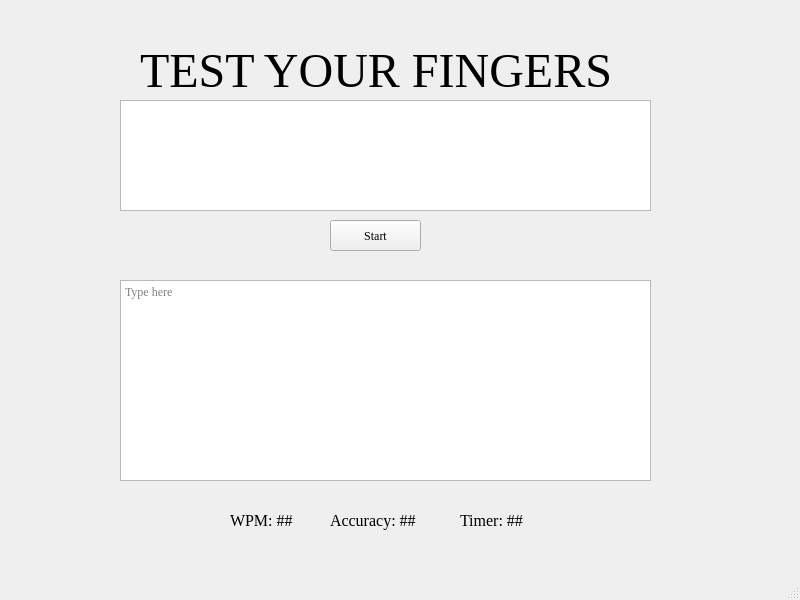
<?xml version="1.0" encoding="UTF-8"?>
<ui version="4.0">
 <class>MainWindow</class>
 <widget class="QMainWindow" name="MainWindow">
  <property name="geometry">
   <rect>
    <x>0</x>
    <y>0</y>
    <width>800</width>
    <height>600</height>
   </rect>
  </property>
  <property name="font">
   <font>
    <family>Georgia</family>
   </font>
  </property>
  <property name="windowTitle">
   <string>WPM Tester</string>
  </property>
  <widget class="QWidget" name="centralwidget">
   <widget class="QLabel" name="promptTitle">
    <property name="geometry">
     <rect>
      <x>140</x>
      <y>30</y>
      <width>511</width>
      <height>81</height>
     </rect>
    </property>
    <property name="font">
     <font>
      <family>Georgia</family>
      <pointsize>36</pointsize>
     </font>
    </property>
    <property name="text">
     <string>TEST YOUR FINGERS</string>
    </property>
   </widget>
   <widget class="QPushButton" name="loadPrompt">
    <property name="geometry">
     <rect>
      <x>330</x>
      <y>220</y>
      <width>91</width>
      <height>31</height>
     </rect>
    </property>
    <property name="text">
     <string>Start</string>
    </property>
   </widget>
   <widget class="QTextEdit" name="userBox">
    <property name="geometry">
     <rect>
      <x>120</x>
      <y>280</y>
      <width>531</width>
      <height>201</height>
     </rect>
    </property>
    <property name="placeholderText">
     <string>Type here</string>
    </property>
   </widget>
   <widget class="QTextEdit" name="prompt">
    <property name="geometry">
     <rect>
      <x>120</x>
      <y>100</y>
      <width>531</width>
      <height>111</height>
     </rect>
    </property>
    <property name="readOnly">
     <bool>true</bool>
    </property>
    <property name="placeholderText">
     <string/>
    </property>
   </widget>
   <widget class="QLabel" name="currentWPM">
    <property name="geometry">
     <rect>
      <x>230</x>
      <y>510</y>
      <width>71</width>
      <height>21</height>
     </rect>
    </property>
    <property name="font">
     <font>
      <pointsize>12</pointsize>
     </font>
    </property>
    <property name="text">
     <string>WPM: ##</string>
    </property>
   </widget>
   <widget class="QLabel" name="currentAcc">
    <property name="geometry">
     <rect>
      <x>330</x>
      <y>510</y>
      <width>111</width>
      <height>21</height>
     </rect>
    </property>
    <property name="font">
     <font>
      <pointsize>12</pointsize>
     </font>
    </property>
    <property name="text">
     <string>Accuracy: ##</string>
    </property>
   </widget>
   <widget class="QLabel" name="currentTimer">
    <property name="geometry">
     <rect>
      <x>460</x>
      <y>510</y>
      <width>81</width>
      <height>21</height>
     </rect>
    </property>
    <property name="font">
     <font>
      <pointsize>12</pointsize>
     </font>
    </property>
    <property name="text">
     <string>Timer: ##</string>
    </property>
   </widget>
  </widget>
  <widget class="QMenuBar" name="menubar">
   <property name="geometry">
    <rect>
     <x>0</x>
     <y>0</y>
     <width>800</width>
     <height>21</height>
    </rect>
   </property>
  </widget>
  <widget class="QStatusBar" name="statusbar"/>
 </widget>
 <resources/>
 <connections/>
</ui>
